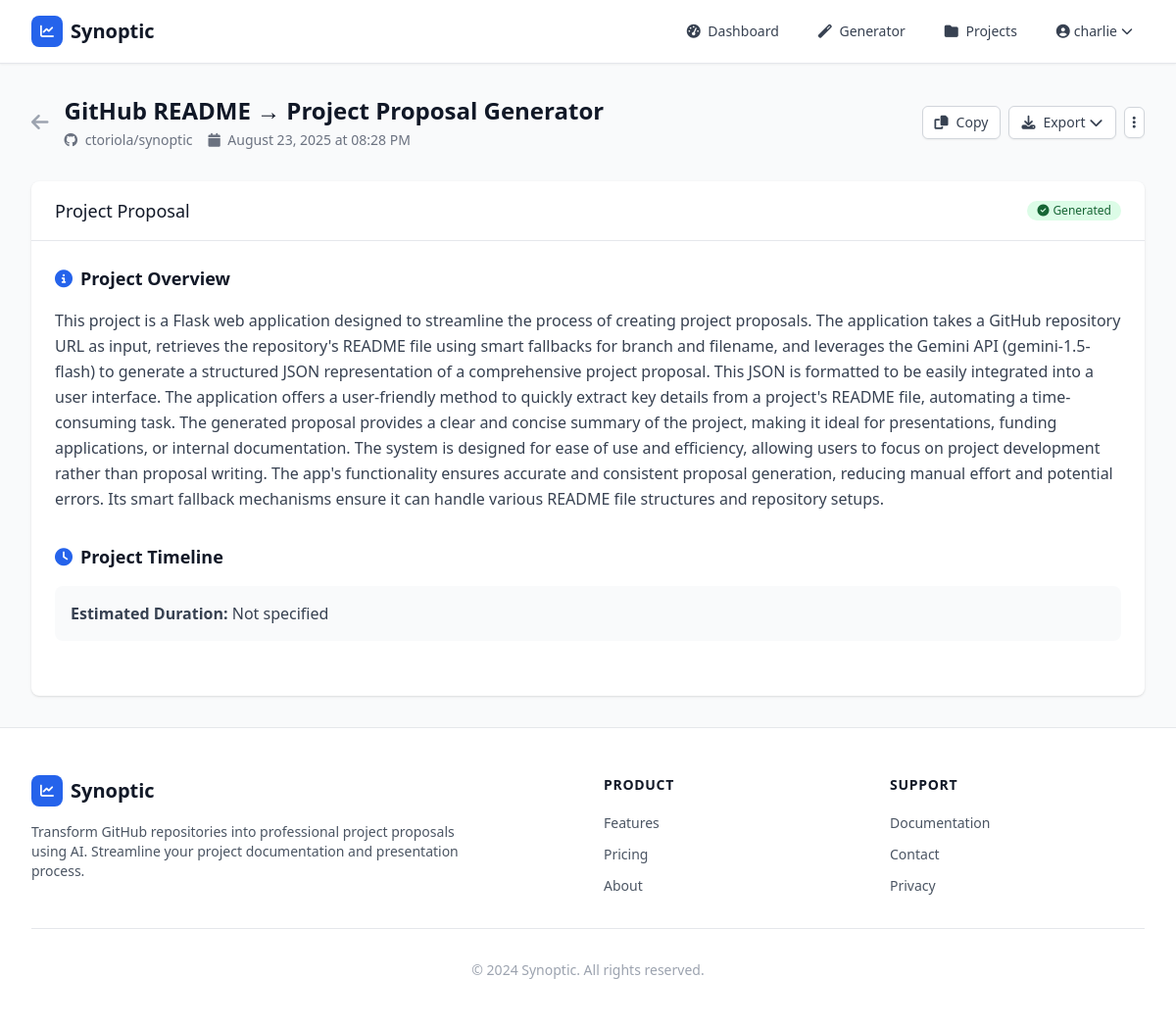
The page /dashboard/projects/3 (signed in) on the database its author committed.
### models.py (models this page shows, shortened)
class User(UserMixin, db.Model):
    id = db.Column(db.Integer, primary_key=True)
    username = db.Column(db.String(80), unique=True, nullable=False)
    email = db.Column(db.String(120), unique=True, nullable=False)
    password_hash = db.Column(db.String(255), nullable=False)
    created_at = db.Column(db.DateTime, default=datetime.utcnow)
    is_admin = db.Column(db.Boolean, default=False)
    is_active = db.Column(db.Boolean, default=True)
    projects = db.relationship('Project', backref='user', lazy=True, cascade='all, delete-orphan')

class Project(db.Model):
    id = db.Column(db.Integer, primary_key=True)
    title = db.Column(db.String(200), nullable=False)
    repo_url = db.Column(db.String(500), nullable=False)
    repo_owner = db.Column(db.String(100), nullable=False)
    repo_name = db.Column(db.String(100), nullable=False)
    proposal_data_json = db.Column(db.Text)
    introduction = db.Column(db.Text)
    problem_statement = db.Column(db.Text)
    solution = db.Column(db.Text)
    target_audience = db.Column(db.Text)
    technology_stack = db.Column(db.Text)
    future_scope = db.Column(db.Text)
    created_at = db.Column(db.DateTime, default=datetime.utcnow)
    updated_at = db.Column(db.DateTime, default=datetime.utcnow, onupdate=datetime.utcnow)
    user_id = db.Column(db.Integer, db.ForeignKey('user.id'), nullable=False)
    @property
    def proposal_data(self):
        if self.proposal_data_json:
            try:
                return json.loads(self.proposal_data_json)
            except json.JSONDecodeError:
                return None
        return None

### dashboard.py (the view)
@dashboard_bp.route('/projects/<int:project_id>')
@login_required
def project_detail(project_id):
    project = Project.query.filter_by(id=project_id, user_id=current_user.id).first_or_404()
    return render_template('dashboard/project_detail.html', project=project)

### templates/dashboard/project_detail.html (shortened to what this page needs)
{% extends "base.html" %}
{% block content %}
<div class="max-w-7xl mx-auto px-4 sm:px-6 lg:px-8 py-8">
    <div class="flex items-center justify-between mb-8">
        <div class="flex items-center space-x-4">
            <a href="{{ url_for('dashboard.projects') }}"
               class="text-gray-400 hover:text-gray-600"
               data-tooltip="Back to Projects">
                <i class="fas fa-arrow-left text-xl"></i>
            </a>
            <div>
                <h1 class="text-2xl font-bold text-gray-900">{{ project.title }}</h1>
                <div class="flex items-center space-x-4 mt-1">
                    <p class="text-sm text-gray-500">
                        <i class="fab fa-github mr-1"></i>
                        <a href="{{ project.repo_url }}" target="_blank" class="hover:text-primary-600">
                            {{ project.repo_owner }}/{{ project.repo_name }}
                        </a>
                    </p>
                    <p class="text-sm text-gray-500">
                        <i class="fas fa-calendar mr-1"></i>
                        {{ project.created_at.strftime('%B %d, %Y at %I:%M %p') }}
                    </p>
                </div>
            </div>
        </div>
        <div class="flex items-center space-x-2">
            <button onclick="copyProposal()"
                    class="inline-flex items-center px-3 py-2 border border-gray-300 shadow-sm text-sm leading-4 font-medium rounded-md text-gray-700 bg-white hover:bg-gray-50 focus:outline-none focus:ring-2 focus:ring-offset-2 focus:ring-primary-500">
                <i class="fas fa-copy mr-2"></i>
                Copy
            </button>
            <div class="relative group">
                <button class="inline-flex items-center px-3 py-2 border border-gray-300 shadow-sm text-sm leading-4 font-medium rounded-md text-gray-700 bg-white hover:bg-gray-50 focus:outline-none focus:ring-2 focus:ring-offset-2 focus:ring-primary-500">
                    <i class="fas fa-download mr-2"></i>
                    Export
                    <i class="fas fa-chevron-down ml-1"></i>
                </button>
            </div>
            <div class="relative group">
                <button class="inline-flex items-center p-2 border border-gray-300 shadow-sm text-sm leading-4 font-medium rounded-md text-gray-700 bg-white hover:bg-gray-50 focus:outline-none focus:ring-2 focus:ring-offset-2 focus:ring-primary-500">
                    <i class="fas fa-ellipsis-v"></i>
                </button>
            </div>
        </div>
    </div>
    <div class="bg-white shadow rounded-lg">
        <div class="px-6 py-4 border-b border-gray-200">
            <div class="flex items-center justify-between">
                <h2 class="text-lg font-medium text-gray-900">Project Proposal</h2>
                <span class="inline-flex items-center px-2.5 py-0.5 rounded-full text-xs font-medium bg-green-100 text-green-800">
                    <i class="fas fa-check-circle mr-1"></i>
                    Generated
                </span>
            </div>
        </div>
        <div class="px-6 py-6">
            {% if project.proposal_data %}
                {% set proposal = project.proposal_data %}
                {% if proposal.project_overview %}
                <div class="mb-8">
                    <h3 class="text-lg font-semibold text-gray-900 mb-4 flex items-center">
                        <i class="fas fa-info-circle text-primary-600 mr-2"></i>
                        Project Overview
                    </h3>
                    <div class="prose max-w-none">
                        <p class="text-gray-700 leading-relaxed">{{ proposal.project_overview }}</p>
                    </div>
                </div>
                {% endif %}
                {% if proposal.timeline %}
                <div class="mb-8">
                    <h3 class="text-lg font-semibold text-gray-900 mb-4 flex items-center">
                        <i class="fas fa-clock text-primary-600 mr-2"></i>
                        Project Timeline
                    </h3>
                    <div class="bg-gray-50 rounded-lg p-4">
                        <p class="text-gray-700">
                            <strong>Estimated Duration:</strong> {{ proposal.timeline }}
                        </p>
                    </div>
                </div>
                {% endif %}
            {% endif %}
        </div>
    </div>
</div>
{% endblock %}

### templates/base.html (shortened to what this page needs)
<!DOCTYPE html>
<html lang="en">
<head>
    <script src="https://cdn.tailwindcss.com"></script>
    <link rel="stylesheet" href="{{ url_for('static', filename='css/main.css') }}">
    <link rel="stylesheet" href="https://cdnjs.cloudflare.com/ajax/libs/font-awesome/6.4.0/css/all.min.css">
</head>
<body class="bg-gray-50 min-h-screen">
    <nav class="bg-white shadow-sm border-b border-gray-200">
        <div class="max-w-7xl mx-auto px-4 sm:px-6 lg:px-8">
            <div class="flex justify-between h-16">
                <div class="flex items-center">
                    <a href="{{ url_for('main.index') }}" class="flex items-center space-x-2">
                        <div class="w-8 h-8 bg-primary-600 rounded-lg flex items-center justify-center">
                            <i class="fas fa-chart-line text-white text-sm"></i>
                        </div>
                        <span class="text-xl font-bold text-gray-900">Synoptic</span>
                    </a>
                </div>
                <div class="flex items-center space-x-4">
                    {% if current_user.is_authenticated %}
                        <a href="{{ url_for('dashboard.index') }}" class="text-gray-700 hover:text-primary-600 px-3 py-2 rounded-md text-sm font-medium">
                            <i class="fas fa-tachometer-alt mr-1"></i> Dashboard
                        </a>
                        <a href="{{ url_for('dashboard.generator') }}" class="text-gray-700 hover:text-primary-600 px-3 py-2 rounded-md text-sm font-medium">
                            <i class="fas fa-magic mr-1"></i> Generator
                        </a>
                        <a href="{{ url_for('dashboard.projects') }}" class="text-gray-700 hover:text-primary-600 px-3 py-2 rounded-md text-sm font-medium">
                            <i class="fas fa-folder mr-1"></i> Projects
                        </a>
                        <div class="relative group">
                            <button class="flex items-center space-x-1 text-gray-700 hover:text-primary-600 px-3 py-2 rounded-md text-sm font-medium">
                                <i class="fas fa-user-circle"></i>
                                <span>{{ current_user.username }}</span>
                                <i class="fas fa-chevron-down text-xs"></i>
                            </button>
                        </div>
                    {% endif %}
                </div>
            </div>
        </div>
    </nav>
    <main>
        {% block content %}{% endblock %}
    </main>
    <footer class="bg-white border-t border-gray-200 mt-auto">
        <div class="max-w-7xl mx-auto py-12 px-4 sm:px-6 lg:px-8">
            <div class="grid grid-cols-1 md:grid-cols-4 gap-8">
                <div class="col-span-1 md:col-span-2">
                    <div class="flex items-center space-x-2 mb-4">
                        <div class="w-8 h-8 bg-primary-600 rounded-lg flex items-center justify-center">
                            <i class="fas fa-chart-line text-white text-sm"></i>
                        </div>
                        <span class="text-xl font-bold text-gray-900">Synoptic</span>
                    </div>
                    <p class="text-gray-600 text-sm max-w-md">
                        Transform GitHub repositories into professional project proposals using AI.
                        Streamline your project documentation and presentation process.
                    </p>
                </div>
                <div>
                    <h3 class="text-sm font-semibold text-gray-900 tracking-wider uppercase mb-4">Product</h3>
                    <ul class="space-y-2">
                        <li><a href="{{ url_for('main.features') }}" class="text-gray-600 hover:text-primary-600 text-sm">Features</a></li>
                        <li><a href="{{ url_for('main.pricing') }}" class="text-gray-600 hover:text-primary-600 text-sm">Pricing</a></li>
                        <li><a href="{{ url_for('main.about') }}" class="text-gray-600 hover:text-primary-600 text-sm">About</a></li>
                    </ul>
                </div>
                <div>
                    <h3 class="text-sm font-semibold text-gray-900 tracking-wider uppercase mb-4">Support</h3>
                    <ul class="space-y-2">
                        <li><a href="#" class="text-gray-600 hover:text-primary-600 text-sm">Documentation</a></li>
                        <li><a href="#" class="text-gray-600 hover:text-primary-600 text-sm">Contact</a></li>
                        <li><a href="#" class="text-gray-600 hover:text-primary-600 text-sm">Privacy</a></li>
                    </ul>
                </div>
            </div>
            <div class="mt-8 pt-8 border-t border-gray-200">
                <p class="text-center text-gray-400 text-sm">
                    © 2024 Synoptic. All rights reserved.
                </p>
            </div>
        </div>
    </footer>
</body>
</html>

### static/css/main.css (style rules this page uses)
:root { --primary-50: #eff6ff; --primary-100: #dbeafe; --primary-200: #bfdbfe; --primary-300: #93c5fd; --primary-400: #60a5fa; --primary-500: #3b82f6; --primary-600: #2563eb; --primary-700: #1d4ed8; --primary-800: #1e40af; --primary-900: #1e3a8a; }
.bg-primary-600 { background-color: var(--primary-600); }
.text-primary-600 { color: var(--primary-600); }

### rows shown on the page
User: username "charlie"
Project: title "GitHub README → Project Proposal Generator", repo_owner "ctoriola", repo_name "synoptic", created_at "August 23, 2025 at 08:28 PM", project_overview "This project is a Flask web application designed to streamline the process of creating project proposals. The application takes a GitHub repository URL as input, retrieves the repository's README file using smart fallbacks for branch and filename, and leverages the Gemini API (gemini-1.5-flash) to generate a structured JSON representation of a comprehensive project proposal. This JSON is formatted to be easily integrated into a user interface. The application offers a user-friendly method to quickly extract key details from a project's README file, automating a time-consuming task. The generated proposal provides a clear and concise summary of the project, making it ideal for presentations,…"

### other values the page prints
{{ proposal.timeline }} "Not specified"
